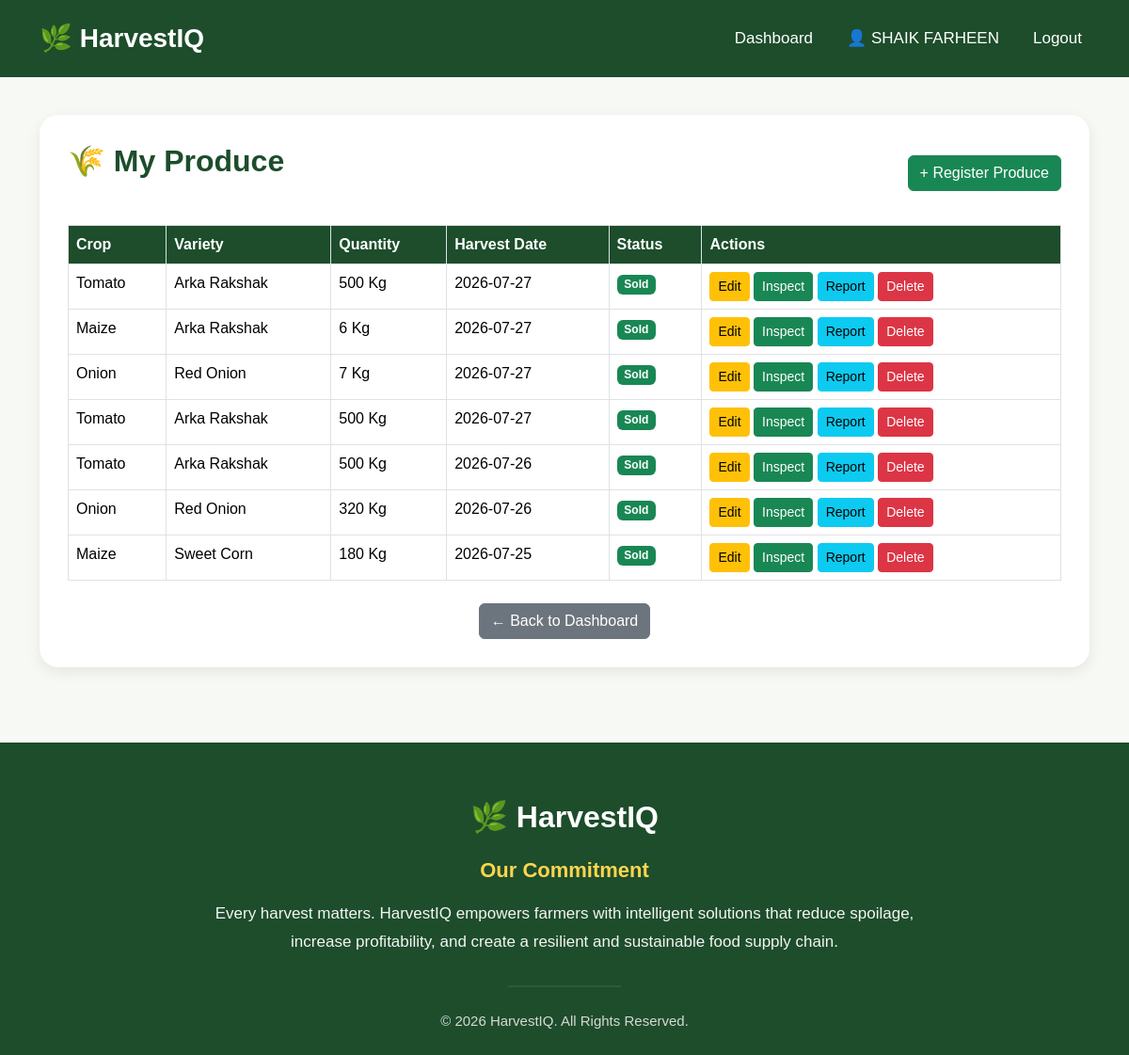
/my_produce (signed in), run on the app's committed database.
### app.py (models this page shows)
class User(db.Model):
    __tablename__ = "users"
    id = db.Column(db.Integer, primary_key=True)
    full_name = db.Column(db.String(100), nullable=False)
    email = db.Column(db.String(120), unique=True, nullable=False)
    password_hash = db.Column(db.String(255), nullable=False)
    phone = db.Column(db.String(15))
    role = db.Column(db.String(20), nullable=False)
    created_at = db.Column(db.DateTime, default=datetime.utcnow)
    farmer = db.relationship(
        "Farmer",
        back_populates="user",
        uselist=False
    )
    buyer = db.relationship(
        "Buyer",
        back_populates="user",
        uselist=False
    )
    logistics = db.relationship(
        "LogisticsProvider",
        back_populates="user",
        uselist=False
    )

class ProduceBatch(db.Model):
    __tablename__ = "produce_batches"
    id = db.Column(db.Integer, primary_key=True)
    farmer_id = db.Column(
        db.Integer,
        db.ForeignKey("farmers.id"),
        nullable=False
    )
    crop_name = db.Column(db.String(50))
    variety = db.Column(db.String(50))
    quantity = db.Column(db.Integer)
    unit = db.Column(db.String(20))
    harvest_date = db.Column(db.Date)
    farm_location = db.Column(db.String(200))
    status = db.Column(
        db.String(30),
        default="Registered"
    )
    farmer = db.relationship(
        "Farmer",
        back_populates="produce_batches"
    )
    quality = db.relationship(
        "QualityInspection",
        back_populates="batch",
        uselist=False,
        lazy=True
    )
    shelf_life = db.relationship(
        "ShelfLifePrediction",
        back_populates="batch",
        uselist=False,
        lazy=True
    )
    storage = db.relationship(
        "StorageRecord",
        back_populates="batch",
        lazy=True
    )
    deliveries = db.relationship(
        "Delivery",
        back_populates="batch",
        lazy=True
    )
    recommendation = db.relationship(
        "Recommendation",
        back_populates="batch",
        uselist=False,
        lazy=True
    )
    sale = db.relationship(
        "Sale",
        back_populates="batch",
        uselist=False,
        lazy=True
    )

### app.py (the view)
@app.route("/my_produce")
def my_produce():
    if "user_id" not in session:
        flash("Please login first.", "warning")
        return redirect(url_for("login"))
    user = User.query.get(session["user_id"])
    farmer = Farmer.query.filter_by(user_id=user.id).first()
    batches = ProduceBatch.query.filter_by(
        farmer_id=farmer.id
    ).order_by(
        ProduceBatch.harvest_date.desc()
    ).all()
    return render_template(
        "my_produce.html",
        batches=batches
    )

### templates/my_produce.html (shortened to what this page needs)
{% extends "base.html" %}
{% block content %}
<div class="container">
    <div class="produce-box">
        <div class="d-flex justify-content-between align-items-center mb-4">
            <h2>🌾 My Produce</h2>
            <a href="{{ url_for('register_produce') }}" class="btn btn-success">
                + Register Produce
            </a>
        </div>
        <table class="table table-bordered table-hover">
            <thead>
                <tr>
                    <th>Crop</th>
                    <th>Variety</th>
                    <th>Quantity</th>
                    <th>Harvest Date</th>
                    <th>Status</th>
                    <th>Actions</th>
                </tr>
            </thead>
            <tbody>
                {% for batch in batches %}
                <tr>
                    <td>{{ batch.crop_name }}</td>
                    <td>{{ batch.variety }}</td>
                    <td>{{ batch.quantity }} {{ batch.unit }}</td>
                    <td>{{ batch.harvest_date }}</td>
                    <td>
                        <span class="badge bg-success">
                            {{ batch.status }}
                        </span>
                    </td>
                    <td>
                        <a href="{{ url_for('edit_produce', batch_id=batch.id) }}" class="btn btn-warning btn-sm">
                            Edit
                        </a>
                        <a href="{{ url_for('quality_inspection', batch_id=batch.id) }}" class="btn btn-success btn-sm">
                            Inspect
                        </a>
                        <a href="{{ url_for('inspection_result', batch_id=batch.id) }}" class="btn btn-info btn-sm">
                            Report
                        </a>
                        <a href="{{ url_for('delete_produce', batch_id=batch.id) }}" class="btn btn-danger btn-sm"
                            onclick="return confirm('Delete this produce?')">
                            Delete
                        </a>
                    </td>
                </tr>
                {% endfor %}
            </tbody>
        </table>
        <div class="text-center mt-4">
            <a href="{{ url_for('farmer_dashboard') }}" class="btn btn-secondary">
                ← Back to Dashboard
            </a>
        </div>
    </div>
</div>
{% endblock %}

### templates/base.html (shortened to what this page needs)
<!DOCTYPE html>
<html lang="en">
<head>
    <link href="https://cdn.jsdelivr.net/npm/bootstrap@5.3.7/dist/css/bootstrap.min.css" rel="stylesheet">
</head>
<body>
    <nav class="navbar navbar-expand-lg navbar-dark">
        <div class="container">
            <a class="navbar-brand" href="/">🌿 HarvestIQ</a>
            <div class="collapse navbar-collapse" id="menu">
                <ul class="navbar-nav ms-auto">
                    {% if "user_id" not in session %}
                    <li class="nav-item">
                        <a class="nav-link" href="{{ url_for('home') }}">Home</a>
                    </li>
                    {% if request.endpoint == "home" %}
                    <li class="nav-item">
                        <a class="nav-link" href="#features">Features</a>
                    </li>
                    {% endif %}
                    <li class="nav-item">
                        <a class="nav-link" href="{{ url_for('login') }}">Login</a>
                    </li>
                    <li class="nav-item">
                        <a class="nav-link" href="{{ url_for('register') }}">Register</a>
                    </li>
                    {% else %}
                    <li class="nav-item">
                        {% if session["role"] == "Farmer" %}
                        <a class="nav-link" href="{{ url_for('farmer_dashboard') }}">
                            Dashboard
                        </a>
                        {% elif session["role"] == "Buyer" %}
                        <a class="nav-link" href="{{ url_for('buyer_dashboard') }}">
                            Dashboard
                        </a>
                        {% elif session["role"] == "Logistics" %}
                        <a class="nav-link" href="{{ url_for('logistics_dashboard') }}">
                            Dashboard
                        </a>
                        {% elif session["role"] == "Admin" %}
                        <a class="nav-link" href="{{ url_for('admin_dashboard') }}">
                            Dashboard
                        </a>
                        {% endif %}
                    </li>
                    <li class="nav-item">
                        {% if session["role"] == "Farmer" %}
                        <a class="nav-link" href="{{ url_for('profile') }}">
                            👤 {{ session["name"] }}
                        </a>
                        {% elif session["role"] == "Buyer" %}
                        <a class="nav-link" href="{{ url_for('buyer_profile') }}">
                            👤 {{ session["name"] }}
                        </a>
                        {% elif session["role"] == "Logistics" %}
                        <a class="nav-link" href="{{ url_for('logistics_profile') }}">
                            👤 {{ session["name"] }}
                        </a>
                        {% endif %}
                    </li>
                    <li class="nav-item">
                        <a class="nav-link" href="{{ url_for('logout') }}">
                            Logout
                        </a>
                    </li>
                    {% endif %}
                </ul>
            </div>
        </div>
    </nav>
    {% block content %}
    {% endblock %}
    <footer>
        <div class="container">
            <div class="footer-content">
                <h3>🌿 HarvestIQ</h3>
                <p class="commitment-title">
                    Our Commitment
                </p>
                <p class="commitment-text">
                    Every harvest matters. HarvestIQ empowers farmers with intelligent
                    solutions that reduce spoilage, increase profitability, and create
                    a resilient and sustainable food supply chain.
                </p>
                <hr>
                <p class="copyright">
                    © 2026 HarvestIQ. All Rights Reserved.
                </p>
            </div>
        </div>
    </footer>
</body>
</html>

### templates/base.html (style rules this page uses)
* { margin: 0; padding: 0; box-sizing: border-box; font-family: Arial, Helvetica, sans-serif; }
body { background: #f7f9f4; color: #333; }
html { scroll-behavior: smooth; }
.navbar { background: #1d4d2b; padding: 15px 0; }
.navbar-brand { color: white !important; font-size: 28px; font-weight: bold; }
.nav-link { color: white !important; margin-left: 20px; font-size: 17px; }
footer { background: #1d4d2b; color: white; padding: 60px 0 25px; margin-top: 80px; }
.footer-content { max-width: 750px; margin: auto; text-align: center; }
.footer-content h3 { font-size: 32px; font-weight: bold; margin-bottom: 20px; }
.commitment-title { font-size: 22px; font-weight: 600; color: #FFD54F; margin-bottom: 15px; }
.commitment-text { font-size: 17px; line-height: 1.8; color: #f5f5f5; margin-bottom: 30px; }
footer hr { width: 120px; margin: 25px auto; border: 1px solid rgba(255, 255, 255, .3); }
.copyright { font-size: 15px; color: #d8d8d8; margin: 0; }

### templates/my_produce.html (style rules this page uses)
.produce-box { background: white; border-radius: 20px; padding: 30px; margin-top: 40px; box-shadow: 0 5px 15px rgba(0, 0, 0, .08); }
.produce-box h2 { color: #1d4d2b; font-weight: bold; margin-bottom: 25px; }
.table th { background: #1d4d2b; color: white; }

### data on the page
User: name "SHAIK FARHEEN"
ProduceBatch: crop_name "Tomato", variety "Arka Rakshak", quantity "500", unit "Kg", harvest_date "2026-07-27", status "Sold"
ProduceBatch: crop_name "Maize", variety "Arka Rakshak", quantity "6", unit "Kg", harvest_date "2026-07-27", status "Sold"
ProduceBatch: crop_name "Onion", variety "Red Onion", quantity "7", unit "Kg", harvest_date "2026-07-27", status "Sold"
ProduceBatch: crop_name "Tomato", variety "Arka Rakshak", quantity "500", unit "Kg", harvest_date "2026-07-27", status "Sold"
ProduceBatch: crop_name "Tomato", variety "Arka Rakshak", quantity "500", unit "Kg", harvest_date "2026-07-26", status "Sold"
ProduceBatch: crop_name "Onion", variety "Red Onion", quantity "320", unit "Kg", harvest_date "2026-07-26", status "Sold"
ProduceBatch: crop_name "Maize", variety "Sweet Corn", quantity "180", unit "Kg", harvest_date "2026-07-25", status "Sold"
